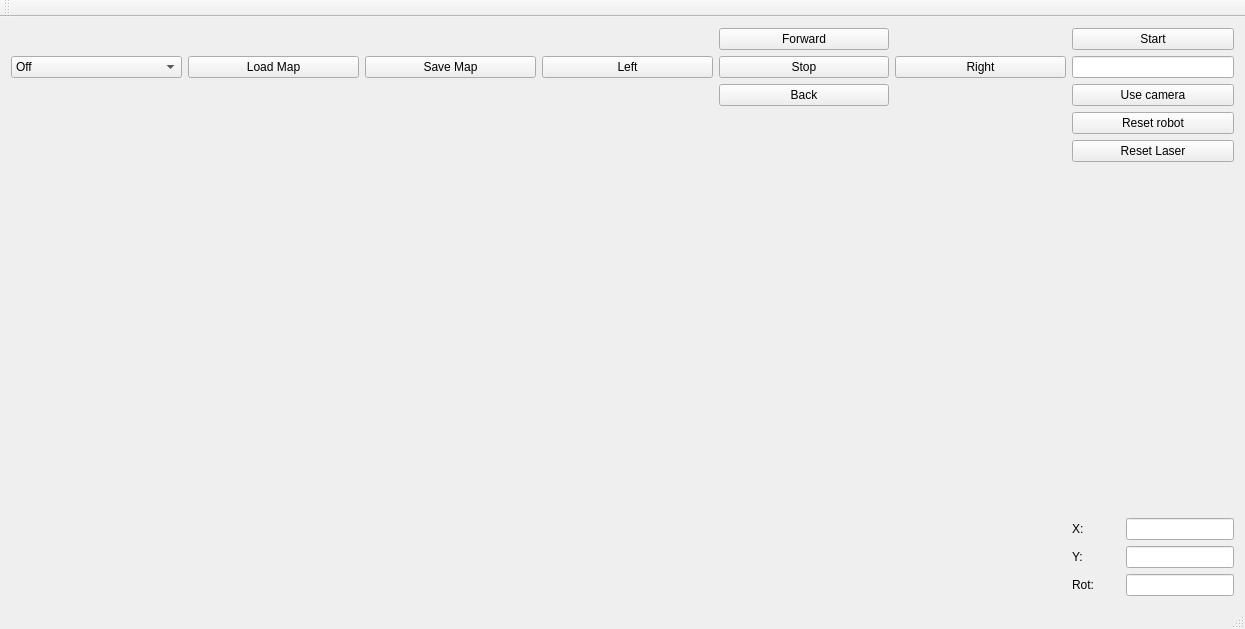
<?xml version="1.0" encoding="UTF-8"?>
<ui version="4.0">
 <class>MainWindow</class>
 <widget class="QMainWindow" name="MainWindow">
  <property name="geometry">
   <rect>
    <x>0</x>
    <y>0</y>
    <width>1245</width>
    <height>629</height>
   </rect>
  </property>
  <property name="windowTitle">
   <string>MainWindow</string>
  </property>
  <widget class="QWidget" name="centralWidget">
   <layout class="QGridLayout" name="gridLayout">
    <item row="2" column="0">
     <layout class="QGridLayout" name="gridLayout_5">
      <item row="0" column="0">
       <widget class="QWidget" name="widget_2" native="true">
        <property name="sizePolicy">
         <sizepolicy hsizetype="Minimum" vsizetype="Expanding">
          <horstretch>0</horstretch>
          <verstretch>0</verstretch>
         </sizepolicy>
        </property>
       </widget>
      </item>
     </layout>
    </item>
    <item row="2" column="1">
     <widget class="QWidget" name="widget" native="true">
      <property name="sizePolicy">
       <sizepolicy hsizetype="MinimumExpanding" vsizetype="Expanding">
        <horstretch>0</horstretch>
        <verstretch>0</verstretch>
       </sizepolicy>
      </property>
      <property name="minimumSize">
       <size>
        <width>0</width>
        <height>0</height>
       </size>
      </property>
     </widget>
    </item>
    <item row="1" column="2">
     <layout class="QVBoxLayout" name="verticalLayout">
      <item>
       <widget class="QPushButton" name="pushButton_9">
        <property name="sizePolicy">
         <sizepolicy hsizetype="Fixed" vsizetype="Fixed">
          <horstretch>0</horstretch>
          <verstretch>0</verstretch>
         </sizepolicy>
        </property>
        <property name="minimumSize">
         <size>
          <width>162</width>
          <height>0</height>
         </size>
        </property>
        <property name="text">
         <string>Start</string>
        </property>
       </widget>
      </item>
      <item>
       <widget class="QLineEdit" name="lineEdit">
        <property name="sizePolicy">
         <sizepolicy hsizetype="Fixed" vsizetype="Fixed">
          <horstretch>0</horstretch>
          <verstretch>0</verstretch>
         </sizepolicy>
        </property>
        <property name="minimumSize">
         <size>
          <width>162</width>
          <height>0</height>
         </size>
        </property>
       </widget>
      </item>
      <item>
       <widget class="QPushButton" name="pushButton">
        <property name="sizePolicy">
         <sizepolicy hsizetype="Fixed" vsizetype="Fixed">
          <horstretch>0</horstretch>
          <verstretch>0</verstretch>
         </sizepolicy>
        </property>
        <property name="minimumSize">
         <size>
          <width>162</width>
          <height>0</height>
         </size>
        </property>
        <property name="text">
         <string>Use camera</string>
        </property>
       </widget>
      </item>
     </layout>
    </item>
    <item row="2" column="2">
     <layout class="QVBoxLayout" name="verticalLayout_2">
      <item>
       <widget class="QPushButton" name="pushButton_8">
        <property name="sizePolicy">
         <sizepolicy hsizetype="Fixed" vsizetype="Fixed">
          <horstretch>0</horstretch>
          <verstretch>0</verstretch>
         </sizepolicy>
        </property>
        <property name="minimumSize">
         <size>
          <width>162</width>
          <height>0</height>
         </size>
        </property>
        <property name="text">
         <string>Reset robot</string>
        </property>
       </widget>
      </item>
      <item>
       <widget class="QPushButton" name="pushButton_7">
        <property name="sizePolicy">
         <sizepolicy hsizetype="Fixed" vsizetype="Fixed">
          <horstretch>0</horstretch>
          <verstretch>0</verstretch>
         </sizepolicy>
        </property>
        <property name="minimumSize">
         <size>
          <width>162</width>
          <height>0</height>
         </size>
        </property>
        <property name="text">
         <string>Reset Laser</string>
        </property>
       </widget>
      </item>
      <item>
       <spacer name="verticalSpacer">
        <property name="orientation">
         <enum>Qt::Orientation::Vertical</enum>
        </property>
        <property name="sizeHint" stdset="0">
         <size>
          <width>20</width>
          <height>40</height>
         </size>
        </property>
       </spacer>
      </item>
      <item>
       <layout class="QGridLayout" name="gridLayout_3">
        <item row="2" column="0">
         <widget class="QLabel" name="label_3">
          <property name="text">
           <string>Rot:</string>
          </property>
         </widget>
        </item>
        <item row="1" column="0">
         <widget class="QLabel" name="label_2">
          <property name="text">
           <string>Y:</string>
          </property>
         </widget>
        </item>
        <item row="0" column="1">
         <widget class="QLineEdit" name="lineEdit_2">
          <property name="sizePolicy">
           <sizepolicy hsizetype="Fixed" vsizetype="Fixed">
            <horstretch>0</horstretch>
            <verstretch>0</verstretch>
           </sizepolicy>
          </property>
          <property name="focusPolicy">
           <enum>Qt::FocusPolicy::NoFocus</enum>
          </property>
          <property name="readOnly">
           <bool>true</bool>
          </property>
         </widget>
        </item>
        <item row="2" column="1">
         <widget class="QLineEdit" name="lineEdit_4">
          <property name="sizePolicy">
           <sizepolicy hsizetype="Fixed" vsizetype="Fixed">
            <horstretch>0</horstretch>
            <verstretch>0</verstretch>
           </sizepolicy>
          </property>
          <property name="focusPolicy">
           <enum>Qt::FocusPolicy::NoFocus</enum>
          </property>
          <property name="readOnly">
           <bool>true</bool>
          </property>
         </widget>
        </item>
        <item row="0" column="0">
         <widget class="QLabel" name="label">
          <property name="text">
           <string>X:</string>
          </property>
         </widget>
        </item>
        <item row="1" column="1">
         <widget class="QLineEdit" name="lineEdit_3">
          <property name="sizePolicy">
           <sizepolicy hsizetype="Fixed" vsizetype="Fixed">
            <horstretch>0</horstretch>
            <verstretch>0</verstretch>
           </sizepolicy>
          </property>
          <property name="focusPolicy">
           <enum>Qt::FocusPolicy::NoFocus</enum>
          </property>
          <property name="readOnly">
           <bool>true</bool>
          </property>
         </widget>
        </item>
       </layout>
      </item>
     </layout>
    </item>
    <item row="1" column="1">
     <layout class="QGridLayout" name="gridLayout_6">
      <item row="2" column="2">
       <widget class="QPushButton" name="pushButton_3">
        <property name="sizePolicy">
         <sizepolicy hsizetype="Expanding" vsizetype="Fixed">
          <horstretch>0</horstretch>
          <verstretch>0</verstretch>
         </sizepolicy>
        </property>
        <property name="text">
         <string>Back</string>
        </property>
       </widget>
      </item>
      <item row="1" column="0">
       <widget class="QPushButton" name="pushButton_6">
        <property name="sizePolicy">
         <sizepolicy hsizetype="Expanding" vsizetype="Fixed">
          <horstretch>0</horstretch>
          <verstretch>0</verstretch>
         </sizepolicy>
        </property>
        <property name="text">
         <string>Left</string>
        </property>
       </widget>
      </item>
      <item row="0" column="2">
       <widget class="QPushButton" name="pushButton_2">
        <property name="sizePolicy">
         <sizepolicy hsizetype="Expanding" vsizetype="Fixed">
          <horstretch>0</horstretch>
          <verstretch>0</verstretch>
         </sizepolicy>
        </property>
        <property name="text">
         <string>Forward</string>
        </property>
       </widget>
      </item>
      <item row="1" column="2">
       <widget class="QPushButton" name="pushButton_4">
        <property name="sizePolicy">
         <sizepolicy hsizetype="Expanding" vsizetype="Fixed">
          <horstretch>0</horstretch>
          <verstretch>0</verstretch>
         </sizepolicy>
        </property>
        <property name="text">
         <string>Stop</string>
        </property>
       </widget>
      </item>
      <item row="1" column="3">
       <widget class="QPushButton" name="pushButton_5">
        <property name="sizePolicy">
         <sizepolicy hsizetype="Expanding" vsizetype="Fixed">
          <horstretch>0</horstretch>
          <verstretch>0</verstretch>
         </sizepolicy>
        </property>
        <property name="text">
         <string>Right</string>
        </property>
       </widget>
      </item>
     </layout>
    </item>
    <item row="1" column="0">
     <layout class="QGridLayout" name="gridLayout_2">
      <item row="1" column="0">
       <layout class="QGridLayout" name="gridLayout_7">
        <item row="2" column="0">
         <spacer name="horizontalSpacer">
          <property name="orientation">
           <enum>Qt::Orientation::Horizontal</enum>
          </property>
          <property name="sizeHint" stdset="0">
           <size>
            <width>40</width>
            <height>20</height>
           </size>
          </property>
         </spacer>
        </item>
        <item row="2" column="2">
         <spacer name="horizontalSpacer_2">
          <property name="orientation">
           <enum>Qt::Orientation::Horizontal</enum>
          </property>
          <property name="sizeHint" stdset="0">
           <size>
            <width>40</width>
            <height>20</height>
           </size>
          </property>
         </spacer>
        </item>
        <item row="4" column="0">
         <spacer name="horizontalSpacer_4">
          <property name="orientation">
           <enum>Qt::Orientation::Horizontal</enum>
          </property>
          <property name="sizeHint" stdset="0">
           <size>
            <width>40</width>
            <height>20</height>
           </size>
          </property>
         </spacer>
        </item>
        <item row="2" column="1">
         <spacer name="horizontalSpacer_3">
          <property name="orientation">
           <enum>Qt::Orientation::Horizontal</enum>
          </property>
          <property name="sizeHint" stdset="0">
           <size>
            <width>40</width>
            <height>20</height>
           </size>
          </property>
         </spacer>
        </item>
        <item row="3" column="0">
         <widget class="QComboBox" name="comboBox">
          <item>
           <property name="text">
            <string>Off</string>
           </property>
          </item>
          <item>
           <property name="text">
            <string>Maping</string>
           </property>
          </item>
          <item>
           <property name="text">
            <string>Navigation</string>
           </property>
          </item>
         </widget>
        </item>
        <item row="3" column="1">
         <widget class="QPushButton" name="pushButton_17">
          <property name="text">
           <string>Load Map</string>
          </property>
         </widget>
        </item>
        <item row="3" column="2">
         <widget class="QPushButton" name="pushButton_18">
          <property name="text">
           <string>Save Map</string>
          </property>
         </widget>
        </item>
        <item row="4" column="1">
         <spacer name="horizontalSpacer_5">
          <property name="orientation">
           <enum>Qt::Orientation::Horizontal</enum>
          </property>
          <property name="sizeHint" stdset="0">
           <size>
            <width>40</width>
            <height>20</height>
           </size>
          </property>
         </spacer>
        </item>
        <item row="4" column="2">
         <spacer name="horizontalSpacer_6">
          <property name="orientation">
           <enum>Qt::Orientation::Horizontal</enum>
          </property>
          <property name="sizeHint" stdset="0">
           <size>
            <width>40</width>
            <height>20</height>
           </size>
          </property>
         </spacer>
        </item>
       </layout>
      </item>
     </layout>
    </item>
   </layout>
  </widget>
  <widget class="QMenuBar" name="menuBar">
   <property name="geometry">
    <rect>
     <x>0</x>
     <y>0</y>
     <width>1245</width>
     <height>23</height>
    </rect>
   </property>
  </widget>
  <widget class="QToolBar" name="mainToolBar">
   <attribute name="toolBarArea">
    <enum>TopToolBarArea</enum>
   </attribute>
   <attribute name="toolBarBreak">
    <bool>false</bool>
   </attribute>
  </widget>
  <widget class="QStatusBar" name="statusBar"/>
 </widget>
 <layoutdefault spacing="6" margin="11"/>
 <resources/>
 <connections/>
</ui>
